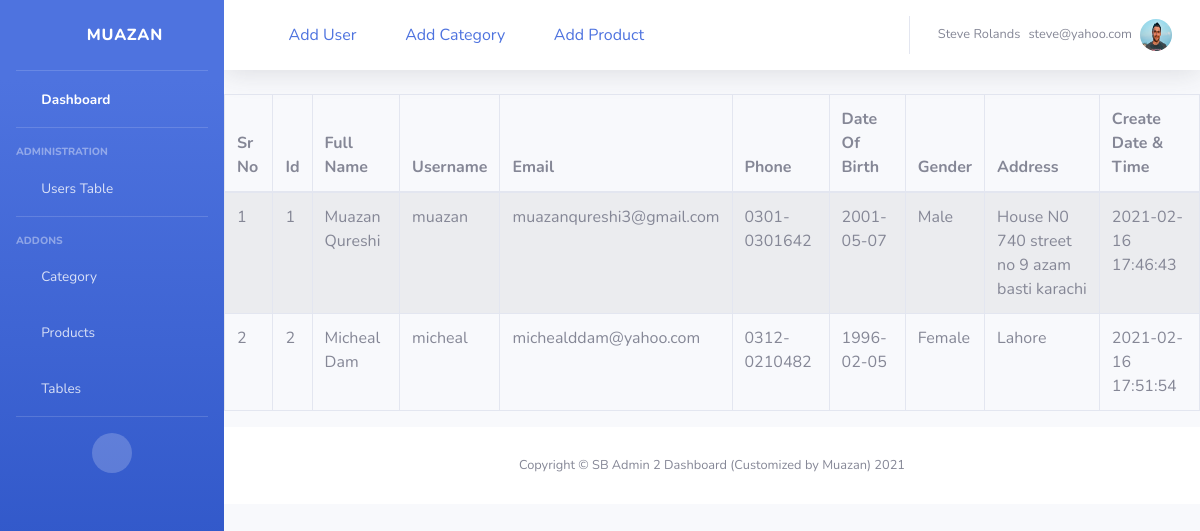
/users_table.php (signed in), run on the app's committed database.
### tables this page shows
CREATE TABLE `users` (
  `id` int(11) NOT NULL,
  `fullname` varchar(50) NOT NULL,
  `username` varchar(50) NOT NULL,
  `email` varchar(50) NOT NULL,
  `phone` varchar(20) NOT NULL,
  `password` varchar(50) NOT NULL,
  `dob` date NOT NULL,
  `gender` varchar(10) NOT NULL,
  `photo` varchar(1000) NOT NULL,
  `address` varchar(500) NOT NULL,
  `role` int(11) NOT NULL,
  `status` int(11) NOT NULL DEFAULT 1,
  `createdate` timestamp NOT NULL DEFAULT current_timestamp()
);

### main.php (called while the page is built, shortened)
<?php session_start();
class egan
{
    function connection()
    {
        $connect = mysqli_connect('localhost', 'root', '', 'egan');
        return $connect;
    }
    function userlive_info()
    {
        $a = $_SESSION['log'];
        $query = mysqli_query($this->connection(), "SELECT * FROM `admin` where email = '$a' ");
        return $query;
    }
    function getusersdata()
    {
        $sql = "SELECT * FROM `users`";
        $query = mysqli_query($this->connection(), $sql);
        return $query;
    }
}
$object = new egan;

### users_table.php (the view)
<?php include('header.php');
?>
<section>
    <table class="table table-striped table-bordered">
        <thead>
            <tr>
                <th>Sr No</th>
                <th>Id</th>
                <th>Full Name</th>
                <th>Username</th>
                <th>Email</th>
                <th>Phone</th>
                <th>Date Of Birth</th>
                <th>Gender</th>
                <th>Address</th>
                <th>Create Date & Time</th>
            </tr>
        </thead>
        <tbody>
            <?php
            $sr = 1;
            foreach ($object->getusersdata() as $userdata) {
            ?>
                <tr>
                    <td><?php echo $sr; ?></td>
                    <td><?php echo $userdata['id']; ?></td>
                    <td><?php echo $userdata['fullname']; ?></td>
                    <td><?php echo $userdata['username']; ?></td>
                    <td><?php echo $userdata['email']; ?></td>
                    <td><?php echo $userdata['phone']; ?></td>
                    <td><?php echo $userdata['dob']; ?></td>
                    <td><?php echo $userdata['gender']; ?></td>
                    <td><?php echo $userdata['address']; ?></td>
                    <td><?php echo $userdata['createdate']; ?></td>
                </tr>
            <?php
                $sr++;
            }
            ?>
        </tbody>
    </table>
</section>
<?php include('footer.php');
?>

### header.php (shortened to what this page needs)
<?php include('main.php');
foreach ($object->userlive_info() as $live) {
    $livename = $live['name'];
    $liveemail = $live['email'];
    $livephoto = $live['photo'];
}
?>
<!DOCTYPE html>
<html lang="en">
<head>
    <link href="vendor/fontawesome-free/css/all.min.css" rel="stylesheet" type="text/css">
    <link href="css/sb-admin-2.min.css" rel="stylesheet">
</head>
<body id="page-top">
    <div id="wrapper">
        <ul class="navbar-nav bg-gradient-primary sidebar sidebar-dark accordion" id="accordionSidebar">
            <a class="sidebar-brand d-flex align-items-center justify-content-center" href="index.php">
                <div class="sidebar-brand-icon rotate-n-15">
                    <i class="fas fa-laugh-wink"></i>
                </div>
                <div class="sidebar-brand-text mx-3">MUAZAN</div>
            </a>
            <hr class="sidebar-divider my-0">
            <li class="nav-item active">
                <a class="nav-link" href="index.php">
                    <i class="fas fa-fw fa-tachometer-alt"></i>
                    <span>Dashboard</span></a>
            </li>
            <hr class="sidebar-divider">
            <div class="sidebar-heading">
                Administration
            </div>
            <li class="nav-item">
                <a class="nav-link" href="users_table.php">
                    <i class="fas fa-fw fa-table"></i>
                    <span>Users Table</span>
                </a>
            </li>
            <hr class="sidebar-divider">
            <div class="sidebar-heading">
                Addons
            </div>
            <li class="nav-item">
                <a class="nav-link" href="category.php  ">
                    <i class="fas fa-fw fa-folder"></i>
                    <span>Category</span>
                </a>
            </li>
            <li class="nav-item">
                <a class="nav-link" href="products.php">
                    <i class="fas fa-fw fa-folder"></i>
                    <span>Products</span>
                </a>
            </li>
            <li class="nav-item">
                <a class="nav-link" href="tables.php">
                    <i class="fas fa-fw fa-table"></i>
                    <span>Tables</span></a>
            </li>
            <hr class="sidebar-divider d-none d-md-block">
            <div class="text-center d-none d-md-inline">
                <button class="rounded-circle border-0" id="sidebarToggle"></button>
            </div>
        </ul>
        <div id="content-wrapper" class="d-flex flex-column">
            <div id="content">
                <nav class="navbar navbar-expand navbar-light bg-white topbar mb-4 static-top shadow">
                    <a href="add_user.php" data-toggle="tooltip" data-placement="bottom" title="Add User">
                        <i class="fas fa-user-plus"></i>
                        <span>Add User</span>
                    </a>
                    <a href="add_category.php" data-toggle="tooltip" data-placement="bottom" title="Add Category">
                        <i class="fas fa-plus-square"></i>
                        <span>Add Category</span>
                    </a>
                    <a href="add_product.php" data-toggle="tooltip" data-placement="bottom" title="Add Product">
                        <i class="fas fa-plus-square"></i>
                        <span>Add Product</span>
                    </a>
                    <ul class="navbar-nav ml-auto">
                        <li class="nav-item dropdown no-arrow">
                            <a class="nav-link dropdown-toggle" href="#" id="userDropdown" role="button" data-toggle="dropdown" aria-haspopup="true" aria-expanded="false">
                                <span class="mr-2 d-none d-lg-inline text-gray-600 small"><?php echo $livename; ?></span>
                                <br>
                                <span class="mr-2 d-none d-lg-inline text-gray-600 small"><?php echo $liveemail; ?></span>
                                <img class="img-profile rounded-circle" src="uploads/admins/<?php echo $livephoto; ?>">
                            </a>
                        </li>
                    </ul>
                </nav>

### data on the page
users: id "1", fullname "Muazan Qureshi", username "muazan", email "muazanqureshi3@gmail.com", phone "0301-0301642", dob "2001-05-07", gender "Male", address "House N0 740 street no 9 azam basti karachi", createdate "2021-02-16 17:46:43"
users: id "2", fullname "Micheal Dam", username "micheal", email "michealddam@yahoo.com", phone "0312-0210482", dob "1996-02-05", gender "Female", address "Lahore", createdate "2021-02-16 17:51:54"

### other printed values
$livename "Steve Rolands"
$liveemail "steve@yahoo.com"
